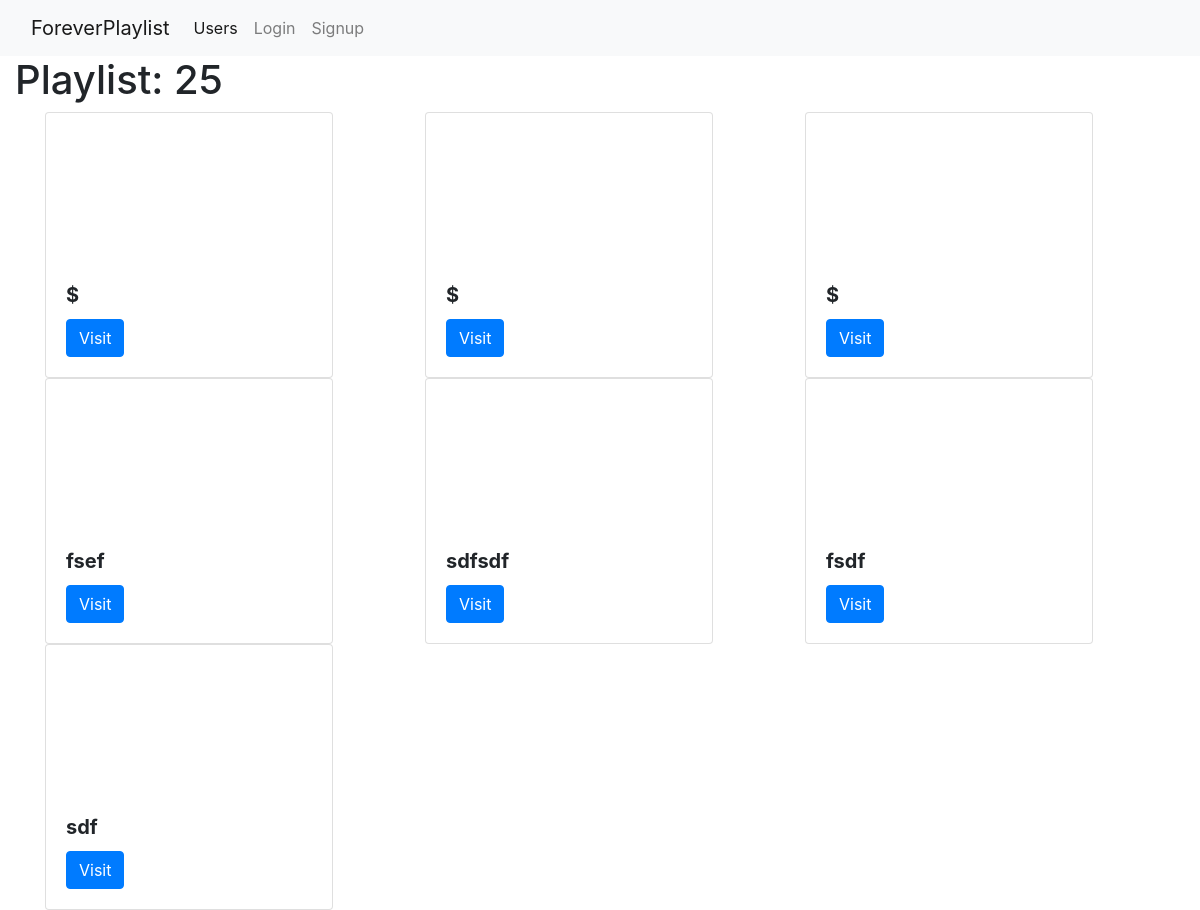
The page /playlists/1 on the database its author committed.
### music_app/models.py (models this page shows, shortened)
class Playlist(db.Model):
    id = db.Column(db.Integer, primary_key=True)
    title = db.Column(db.String(80), nullable=False)
    description = db.Column(db.String(200), nullable=False)
    user_id = db.Column(db.Integer, db.ForeignKey('user.id'), nullable=False)
    user = db.relationship('User', back_populates='playlists')
    songs = db.relationship('SongEntry', back_populates='playlist')

class SongEntry(db.Model):
    id = db.Column(db.Integer, primary_key=True)
    title = db.Column(db.String(80), nullable=False)
    video_url = db.Column(db.String(80), nullable=False)
    playlist_id = db.Column(db.Integer, db.ForeignKey('playlist.id'), nullable=False)
    playlist = db.relationship('Playlist', back_populates='songs')

### music_app/main/routes.py (the view, shortened to what this page needs)
@main.route('/playlists/<playlist_id>', methods=['GET', 'POST'])
def show_playlist(playlist_id):
    playlist = Playlist.query.get(playlist_id)
    form = SongEntryForm()
    return render_template('playlist_show.html', playlist=playlist, form=form)

### music_app/templates/playlist_show.html (shortened to what this page needs)
{% extends 'base.html' %}
{% block body %}
  <h1>Playlist: {{playlist.title}}</h1>
  <div class="container">
    {% for song_row in playlist.songs | batch(3) -%}
    <div class="row">
      {% for song in song_row %}
        <div class="col">
          {% include 'partials/song.html' %}
        </div>
      {% endfor %}
    </div>
    {% endfor %}
  </div>
{% endblock %}

### music_app/templates/partials/song.html
<div class="card" style="width: 18rem;">
  <iframe src="https://www.youtube.com/embed/{{ song.video_url }}"
          title="YouTube video player" frameborder="0"
          allow="accelerometer; autoplay; clipboard-write; encrypted-media; gyroscope; picture-in-picture"
          allowfullscreen>
  </iframe>
  <div class="card-body">
    <h5 class="card-title">
      <b>{{ song.title }}</b>
    </h5>
    <a href="https://www.youtube.com/watch?v={{ song.video_url }}" class="btn btn-primary">
      Visit
    </a>
  </div>
</div>

### rows shown on the page
Playlist: title "25"
SongEntry: title "$"
SongEntry: title "$"
SongEntry: title "$"
SongEntry: title "fsef"
SongEntry: title "sdfsdf"
SongEntry: title "fsdf"
SongEntry: title "sdf"
